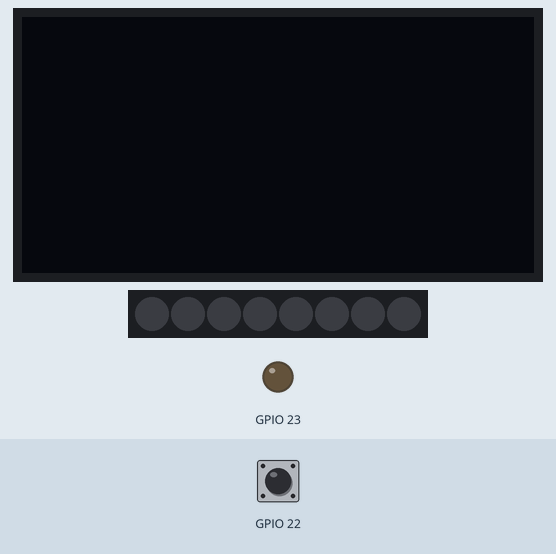
The program below on a simulated Raspberry Pi (BCM pin numbers). Parts: 128×64 one-colour display, 8 RGB LEDs in strip order, left to right, output pins drawn as LEDs (lit = HIGH). The inputs (shaded band) are chosen by the test bench; at power-on: GPIO 22 HIGH. Dim RGB values are drawn brighter than linear; the run ends when the program shuts the computer down; text uses the font file from the repository; what the program prints to the terminal is not drawn. At 3.1 s the program puts the board to deep sleep or switches it off; the recording ends there.

Above: at 1.3 s.
1.4 s: GPIO 22 pulled LOW for 0.15 s
At 1.62 s:
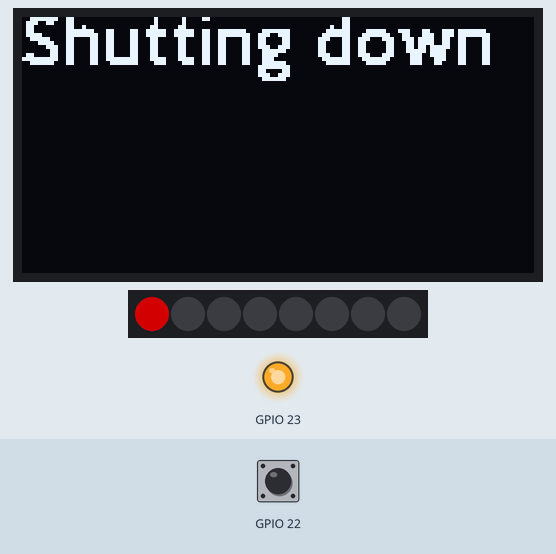
At 3.03 s:
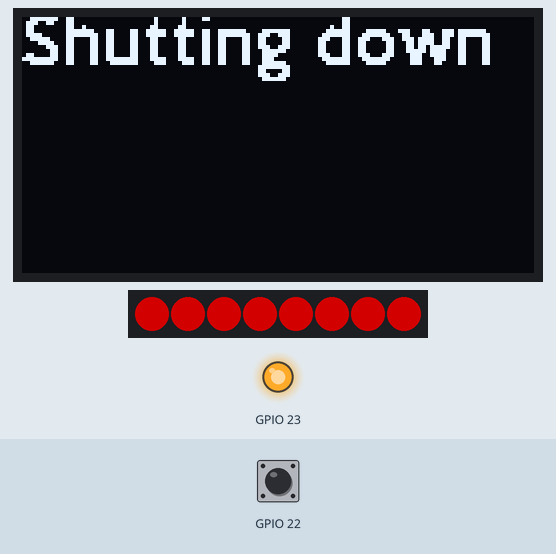
Timing chart, 0 to 3.1 s (numbered marks = the images above; inputs shaded):
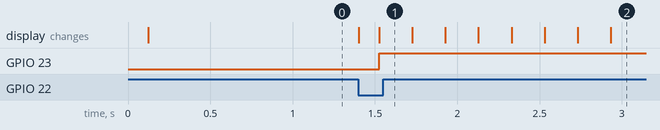

The program:

pishutdown.py
```python
# shutdown/reboot(/power on) Raspberry Pi with pushbutton
# Button connected to pin 15
# LED connected to pin 16

import RPi.GPIO as GPIO
from subprocess import call
import time

# ---- ws2812 stuff ----
import time
from neopixel import *

#shutdownPin = 15

import urllib2, json
import Adafruit_SSD1306
import Image
import ImageDraw
import ImageFont

# LED strip configuration:
LED_COUNT = 8 # Number of LED pixels.
LED_PIN = 12 # GPIO pin connected to the pixels (must support PWM!)
LED_FREQ_HZ = 800000 # LED signal frequency in hertz (usually 800khz)
LED_DMA = 5 # DMA channel to use for generating signal (try 5)
#LED_BRIGHTNESS = 255 # Set to 0 for darkest and 255 for brightest
LED_BRIGHTNESS = 127 # Set to 0 for darkest and 255 for brightest
LED_INVERT = False # True to invert the signal (when using NPN transistor level shift)

# ---- ws2812 stuff ----

GPIO.setmode(GPIO.BCM)
# Raspberry Pi pin configuration:
RST = 24

# 128x64 display with hardware I2C:
disp = Adafruit_SSD1306.SSD1306_128_64(rst=RST)

# Initialize library.
disp.begin()

# Clear display.
disp.clear()
disp.display()

# Create blank image for drawing.
# Make sure to create image with mode '1' for 1-bit color.
width = disp.width
height = disp.height
image = Image.new('1', (width, height))

# Get drawing object to draw on image.
draw = ImageDraw.Draw(image)
#font = ImageFont.load_default()
font = ImageFont.truetype('keep.ttf', 16)

GPIO.setup(22, GPIO.IN, pull_up_down=GPIO.PUD_UP)
GPIO.setup(23, GPIO.OUT) # Set up pin 16 as an output

def buttonStateChanged(pin):

    strip = Adafruit_NeoPixel(LED_COUNT, LED_PIN, LED_FREQ_HZ, LED_DMA, LED_INVERT, LED_BRIGHTNESS)
        # Intialize the library (must be called once before other functions).
    strip.begin()
    ledNumber = 0

    if not (GPIO.input(pin)):
        # Display image.
        draw.text((0, 0),"Shutting down" ,font=font, fill=127)
        disp.image(image)
        disp.display()
        #print"button press"
        GPIO.output(23, True) # Turn on pin 16 (LED)
        while (ledNumber < 8):
            strip.setPixelColorRGB(ledNumber,255,0,0) # Red
            strip.show()
            ledNumber = ledNumber + 1
            time.sleep(0.2)


        call(['shutdown', '-h', 'now'], shell=False)


GPIO.add_event_detect(22, GPIO.BOTH, callback=buttonStateChanged)

while True:
    # sleep to reduce unnecessary CPU usage
    time.sleep(5)
```

Measured:
- after the input at 1.4 s, GPIO 23: LOW → HIGH after 0.13 s
